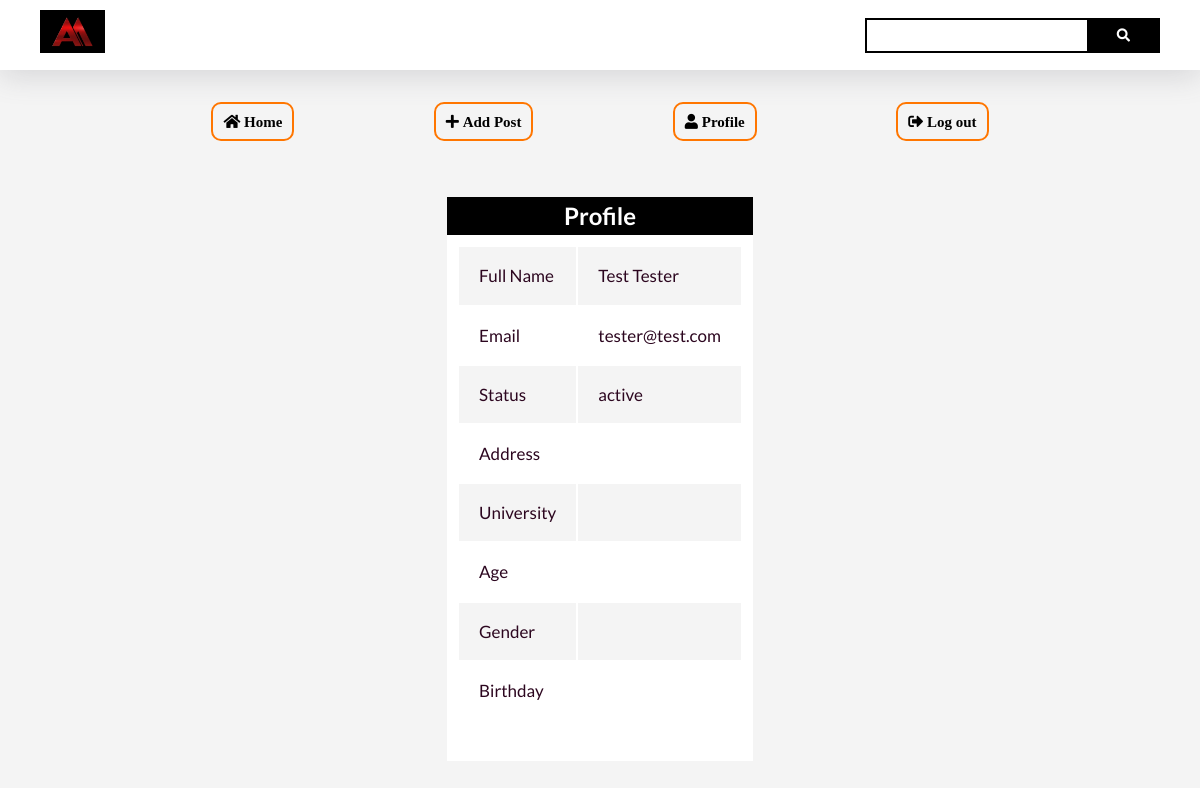
The app's page /profile.php (signed in) with its own data.
### tables this page shows
CREATE TABLE `user` (
  `user_id` int(11) NOT NULL,
  `user_fullname` text NOT NULL,
  `user_email` varchar(50) NOT NULL,
  `user_pass` varchar(50) NOT NULL,
  `user_status` enum('active','pending','banned') DEFAULT 'pending',
  `user_name` varchar(30) NOT NULL,
  `actiavation_token` varchar(255) DEFAULT NULL,
  `forget_token` varchar(255) DEFAULT NULL,
  `address` varchar(255) DEFAULT NULL,
  `university` varchar(255) DEFAULT NULL,
  `age` tinyint(4) DEFAULT NULL,
  `gender` varchar(255) DEFAULT NULL,
  `birthday` date DEFAULT NULL
);

### inc/Functions.php (called while the page is built, shortened)
<?php
class Assignmentor{
    function __construct(){
        include_once("db.php");
		$db = new Database();
		$this->con = $db->connect();
    }
}
?>

### inc/db.php (called while the page is built, shortened)
<?php
class Database
{
	public function connect()
	{
		$this->con = new Mysqli(HOST, USER, PASS, DB);
		if ($this->con) {
			return $this->con;
		}
		return "DATABASE_CONNECTION_FAIL";
	}
}

### profile.php (the view, shortened to what this page needs)
<?php
    require 'template/header.php';
    require 'inc/Functions.php';
    $pay_check = new Assignmentor();
    $id = $_SESSION['u_id'];
    $sql = "SELECT user_fullname,user_status,user_name,user_email,address,university,age,gender,birthday FROM user WHERE user_id='$id'";
    $res = $pay_check->con->query($sql);
    $row = $res->fetch_assoc();
?>
    <div class="payment_section flex my-2 p-2">
             <form action="POST" class="pay_tbl" style="padding-bottom: 40px;">
                <h2 class="text-center" style="width: 100%; background-color: black; color: white;">Profile</h2>
                 <table class="user_pay">
                     <tr>
                         <td>Full Name</td>
                         <td><?php echo $row['user_fullname']; ?></td>
                     </tr>
                     <tr>
                        <td> Email</td>
                        <td><?php echo $row['user_email']; ?></td>
                     </tr>
                     <tr>
                        <td>Status</td>
                        <td><?php echo $row['user_status']; ?></td>
                     </tr>
                     <tr>
                        <td>Address</td>
                        <td><?php echo $row['address']; ?></td>
                     </tr>
                     <tr>
                        <td>University</td>
                        <td><?php echo $row['university']; ?></td>
                     </tr>
                     <tr>
                        <td>Age</td>
                        <td><?php echo $row['age']; ?></td>
                     </tr>
                     <tr>
                        <td>Gender</td>
                        <td><?php echo $row['gender']; ?></td>
                     </tr>
                     <tr>
                        <td>Birthday</td>
                        <td><?php echo $row['birthday']; ?></td>
                     </tr>
                 </table>
             </form>
    </div>
<?php require 'template/footer.php'; ?>

### assets/css/style.css (style rules this page uses)
:root { --primary-color: #000000; --secondary-color: #ff7600; --dark-color: #002240; --light-color: #f4f4f4; --success-color: #5cb85c; --error-color: #d9534f; }
* { box-sizing: border-box; padding: 0; margin: 0; }
body { font-family: "Lato", sans-serif; background-color: #f4f4f4; color: #2c061f; line-height: 1.6; }
.assignment_user_table th, td { padding: 15px 20px; text-align: center; font-size: 17px; }
.pay_tbl { background-color: white; }
.user_pay { width: 100%; padding: 10px 10px 0; }
.user_pay th, td { padding: 15px 20px; text-align: left; font-size: 17px; }
.user_pay tr:nth-child(odd) { background-color: #f4f4f4; }
.payment_section { width: 100%; }
.payment_section.flex { flex-direction: column; }

### assets/css/utilities.css (style rules this page uses)
.text-center { text-align: center; }
.flex { display: flex; justify-content: center; align-items: center; height: 100%; }
.my-2 { margin: 1.5rem 0; }
.p-2 { padding: 1.5rem; }

### records on screen
user: user_fullname "Test Tester", user_email "tester@test.com", user_status "active"
